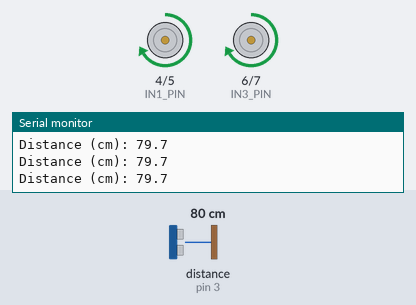
Bench run of a sketch on a simulated Arduino Uno, built with avr-gcc and run on an emulated ATmega328P. Parts: motor-driver pin pairs drawn as motors (green arrow = first pin HIGH = forward, orange = second pin HIGH = backward, longer = more drive, scaled by the enable pin), the last lines printed to the serial monitor. Wiring (inferred from the names in the program): ultrasonic range finder: trigger pin 2; echo pin 3. Inputs (shaded band) come from the test bench; at power-on: distance to the obstacle (sensor on pin 3) 80 cm. The echo pulse lasts 58.3 µs per cm.

Above: at 1.2 s.
1.3 s: distance to the obstacle (sensor on pin 3) set to 23 cm
2.8 s: distance to the obstacle (sensor on pin 3) set to 17 cm
At 4.0 s:
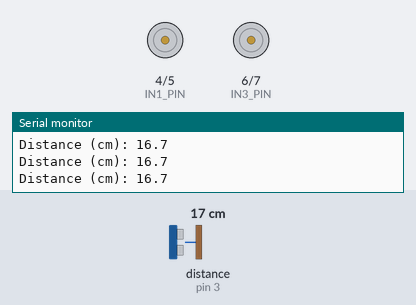
4.3 s: distance to the obstacle (sensor on pin 3) set to 35 cm
At 5.2 s:
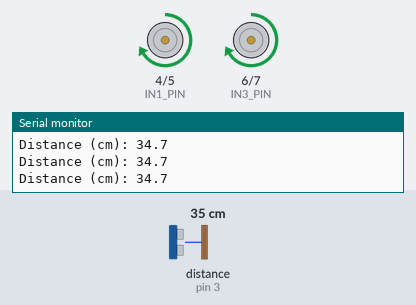
5.8 s: distance to the obstacle (sensor on pin 3) set to 2 cm
At 6.8 s:
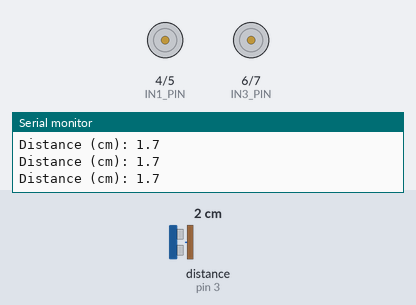
Timing chart, 0 to 8.3 s (numbered marks = the images above; inputs shaded):
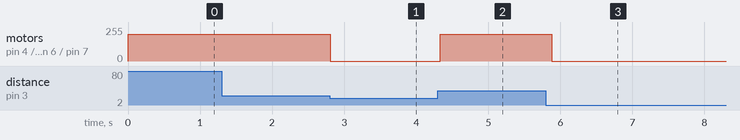

Measured:
- the behaviour switches between 21 and 20 cm on distance to the obstacle (sensor on pin 3) (found by bisection; images 0 and 1)
- after the input at 2.8 s, motor on pin 4 (IN1_PIN) / pin 5 (IN2_PIN), motor on pin 6 (IN3_PIN) / pin 7 (IN4_PIN): forward 200/255 → stopped at once
- after the input at 4.3 s, motor on pin 4 (IN1_PIN) / pin 5 (IN2_PIN), motor on pin 6 (IN3_PIN) / pin 7 (IN4_PIN): stopped → forward 200/255 at once
- after the input at 5.8 s, motor on pin 4 (IN1_PIN) / pin 5 (IN2_PIN), motor on pin 6 (IN3_PIN) / pin 7 (IN4_PIN): forward 200/255 → stopped after 0.08 s

The sketch:

ObstacleStopper.ino
```cpp
/*
  Ultrasonic proximity-stop controller
  ------------------------------------
  Arduino-based, open-loop two-motor controller.
  Stops when distance is below 20 cm or the echo is missing.

  This is a reviewed reference implementation based on the repository's
  original 2024 sketch. Hardware behavior has NOT been revalidated.

  IMPORTANT: This is NOT autonomous obstacle avoidance and is NOT a
  safety-rated collision-prevention system.
*/

const uint8_t TRIG_PIN = 2;
const uint8_t ECHO_PIN = 3;

const uint8_t IN1_PIN = 4;
const uint8_t IN2_PIN = 5;
const uint8_t IN3_PIN = 6;
const uint8_t IN4_PIN = 7;

const uint8_t ENA_PIN = 11;
const uint8_t ENB_PIN = 10;

const float STOP_DISTANCE_CM = 20.0f;
const uint8_t MOTOR_PWM = 200;       // Range: 0..255
const unsigned long ECHO_TIMEOUT_US = 30000UL;
const unsigned long LOOP_DELAY_MS = 100UL;

void stopMotors() {
  digitalWrite(IN1_PIN, LOW);
  digitalWrite(IN2_PIN, LOW);
  digitalWrite(IN3_PIN, LOW);
  digitalWrite(IN4_PIN, LOW);
}

void moveForward() {
  digitalWrite(IN1_PIN, HIGH);
  digitalWrite(IN2_PIN, LOW);
  digitalWrite(IN3_PIN, HIGH);
  digitalWrite(IN4_PIN, LOW);
}

void setup() {
  pinMode(TRIG_PIN, OUTPUT);
  pinMode(ECHO_PIN, INPUT);

  pinMode(IN1_PIN, OUTPUT);
  pinMode(IN2_PIN, OUTPUT);
  pinMode(IN3_PIN, OUTPUT);
  pinMode(IN4_PIN, OUTPUT);
  pinMode(ENA_PIN, OUTPUT);
  pinMode(ENB_PIN, OUTPUT);

  digitalWrite(TRIG_PIN, LOW);
  stopMotors();  // Start with motor direction inputs off.

  analogWrite(ENA_PIN, MOTOR_PWM);
  analogWrite(ENB_PIN, MOTOR_PWM);

  Serial.begin(9600);
}

void loop() {
  digitalWrite(TRIG_PIN, LOW);
  delayMicroseconds(2);
  digitalWrite(TRIG_PIN, HIGH);
  delayMicroseconds(10);
  digitalWrite(TRIG_PIN, LOW);

  const unsigned long durationUs = pulseIn(ECHO_PIN, HIGH, ECHO_TIMEOUT_US);

  if (durationUs == 0UL) {
    stopMotors();
    Serial.println(F("No echo: motors stopped"));
    delay(LOOP_DELAY_MS);
    return;
  }

  // Approximate speed of sound: 0.0343 cm/us. Round trip: divide by 2.
  const float distanceCm = (durationUs * 0.0343f) / 2.0f;
  Serial.print(F("Distance (cm): "));
  Serial.println(distanceCm, 1);

  if (distanceCm < STOP_DISTANCE_CM) {
    stopMotors();
  } else {
    moveForward();
  }

  delay(LOOP_DELAY_MS);
}
```
